Frame 1 (no input): blank canvas, image omitted
Frame 60 (the mouse pressed at the canvas centre just before this capture): blank canvas, image omitted
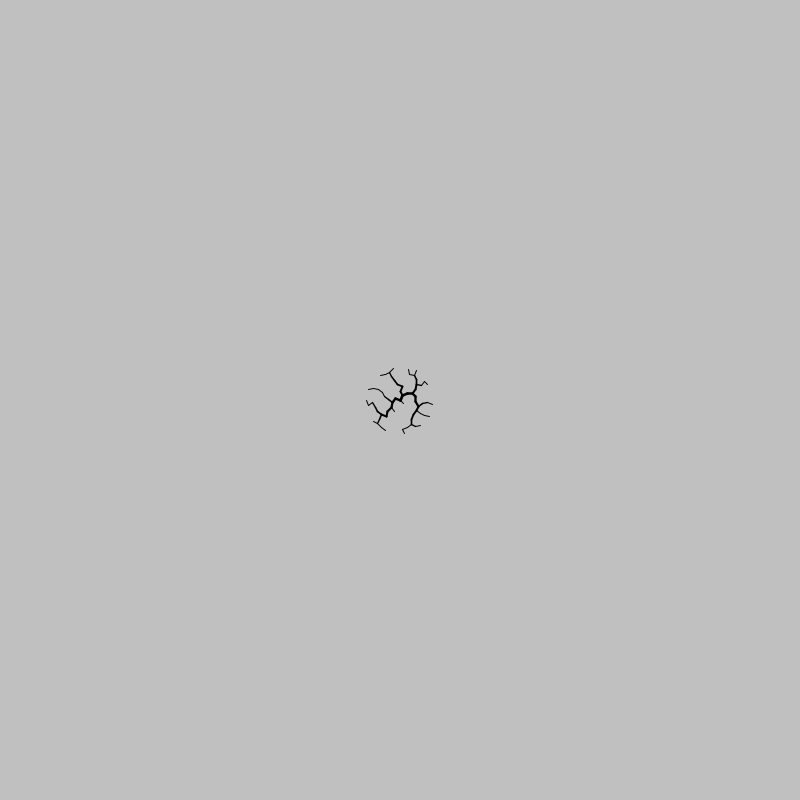
Frame 120 (the mouse held since frame 60 and released just before this capture)

The Processing sketch whose frames 1 and 60 were blank and that drew this single picture after the mouse press (run headless with seeded random() and noise(); from frame 60 on, the mouse is pressed at the canvas centre):

// Processing sketch: rrt
// ── rrt.pde
ArrayList<Node> nodes;
int lastRedraw;

/*float[][] rotMtx(float ang)
{
  float c = cos(ang);
  float s = sin(ang);
  float[][] a = {{c, -s, 0},{s, c, 0}};
  return a;
}

float[][] M = rotMtx(0.1);

PVector transformVec(float[][] M, PVector v)
{
  float x = M[0][0]*v.x + M[0][1]*v.y + M[0][2];
  float y = M[1][0]*v.x + M[1][1]*v.y + M[1][2];
  return new PVector(x, y);
}*/

void setup()
{
  size(800, 800);
  smooth();
  reset();
}

void reset()
{
  nodes = new ArrayList();
  background(192);
  lastRedraw = 0;
}

void keyPressed()
{
  reset();
}

Node findNearest(Node p)
{
  float minDist = 1e10;
  int minIdx = -1;
  for (int i = 0; i < nodes.size(); ++i)
  {
    float d = p.dist(nodes.get(i));
    if (d < minDist)
    {
      minDist = d;
      minIdx = i;
    }
  }
  return nodes.get(minIdx);
}

void grow()
{
  float x, y;
  do
  {
    x = random(-40, 40);
    y = random(-40, 40);
  } while (sq(x) + sq(y) > sq(40));
  x += mouseX;
  y += mouseY;
  
  Node sample = new Node(x, y);
  Node base = findNearest(sample);
  if (base.dist(sample) < 10.0)
      return;
  Node newNode = new Node(base, sample);
  nodes.add(newNode);
  newNode.draw();
}

void updateWeights()
{
  for (int i = 0; i < nodes.size(); ++i)
    nodes.get(i).weight = 1;
  for (int i = nodes.size()-1; i >= 0; --i)
  {
    Node node = nodes.get(i);
    if (node.parent != null)
        node.parent.weight += node.weight;
  }
}

void redraw_all()
{
  background(192);
  updateWeights();
  for (Node node : nodes)
    node.draw();
}

void draw()
{
  if (mousePressed)
  {
    if (nodes.size() == 0)
      nodes.add(new Node(mouseX, mouseY));
    for (int i = 0; i < 10; ++i)
      grow();
    if (nodes.size() - lastRedraw > 50)
    {
      redraw_all();  
      lastRedraw = nodes.size();
    }
  }
}

// ── Node.pde
class Node
{
  PVector pos;
  Node parent;
  int weight;

  Node(float x, float y)
  {
    pos = new PVector(x, y);
    weight = 1;
  }

  Node(Node base, Node sample)
  {
    PVector step = PVector.sub(sample.pos, base.pos);
    step.limit(5.0);
    pos = PVector.add(base.pos, step);
    parent = base;
    weight = 1;
  }

  float dist(Node other)
  {
    return PVector.dist(pos, other.pos);
  }

  void draw()
  {
    if (parent == null)
      return;
    strokeWeight(1+log(weight)*0.5);  
    line(parent.pos.x, parent.pos.y, pos.x, pos.y);
  }
}
